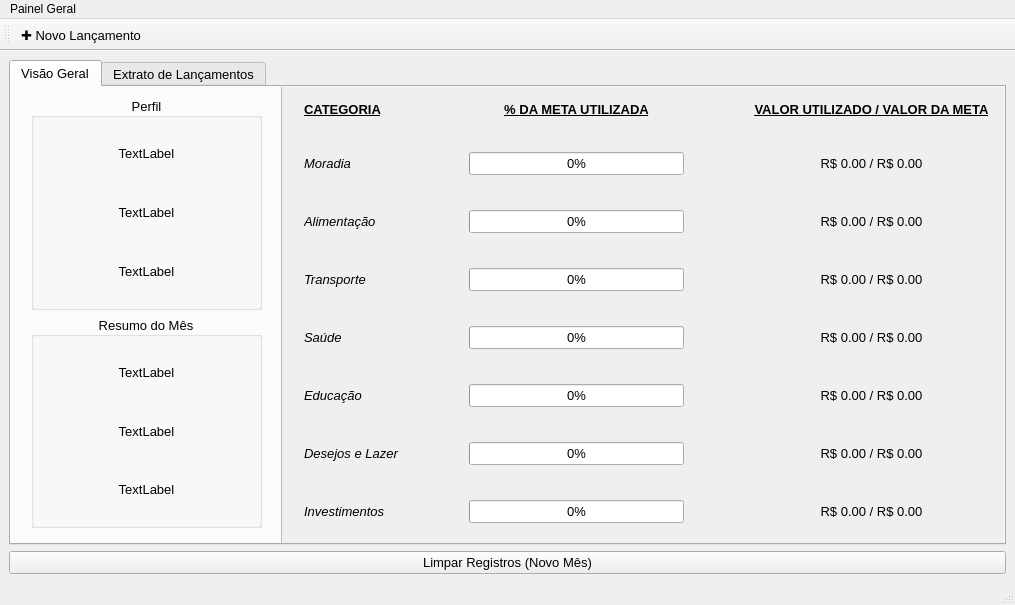
<?xml version="1.0" encoding="UTF-8"?>
<ui version="4.0">
 <class>JanelaPrincipal</class>
 <widget class="QMainWindow" name="JanelaPrincipal">
  <property name="geometry">
   <rect>
    <x>0</x>
    <y>0</y>
    <width>1015</width>
    <height>605</height>
   </rect>
  </property>
  <property name="windowTitle">
   <string>Sistema de Controle Financeiro</string>
  </property>
  <widget class="QWidget" name="centralwidget">
   <layout class="QVBoxLayout" name="verticalLayout_2">
    <item>
     <widget class="QTabWidget" name="tabWidget_principal">
      <property name="font">
       <font>
        <pointsize>10</pointsize>
       </font>
      </property>
      <property name="currentIndex">
       <number>0</number>
      </property>
      <widget class="QWidget" name="tab">
       <attribute name="title">
        <string>Visão Geral</string>
       </attribute>
       <widget class="QScrollArea" name="scrollArea_metas">
        <property name="geometry">
         <rect>
          <x>270</x>
          <y>-20</y>
          <width>731</width>
          <height>491</height>
         </rect>
        </property>
        <property name="verticalScrollBarPolicy">
         <enum>Qt::ScrollBarAlwaysOff</enum>
        </property>
        <property name="horizontalScrollBarPolicy">
         <enum>Qt::ScrollBarAlwaysOff</enum>
        </property>
        <property name="widgetResizable">
         <bool>true</bool>
        </property>
        <widget class="QWidget" name="scrollAreaWidgetContents_4">
         <property name="geometry">
          <rect>
           <x>0</x>
           <y>0</y>
           <width>729</width>
           <height>527</height>
          </rect>
         </property>
         <layout class="QHBoxLayout" name="horizontalLayout">
          <item>
           <spacer name="horizontalSpacer">
            <property name="orientation">
             <enum>Qt::Horizontal</enum>
            </property>
            <property name="sizeType">
             <enum>QSizePolicy::Minimum</enum>
            </property>
            <property name="sizeHint" stdset="0">
             <size>
              <width>13</width>
              <height>20</height>
             </size>
            </property>
           </spacer>
          </item>
          <item>
           <layout class="QGridLayout" name="grid_layout_metas_5" columnstretch="0,0,0">
            <property name="horizontalSpacing">
             <number>70</number>
            </property>
            <property name="verticalSpacing">
             <number>35</number>
            </property>
            <item row="3" column="2">
             <widget class="QLabel" name="label_valor_alimentacao_3">
              <property name="font">
               <font>
                <pointsize>10</pointsize>
               </font>
              </property>
              <property name="text">
               <string>R$ 0.00 / R$ 0.00</string>
              </property>
              <property name="alignment">
               <set>Qt::AlignCenter</set>
              </property>
             </widget>
            </item>
            <item row="1" column="1">
             <widget class="QLabel" name="label_33">
              <property name="font">
               <font>
                <pointsize>10</pointsize>
                <bold>true</bold>
                <underline>true</underline>
               </font>
              </property>
              <property name="text">
               <string>% DA META UTILIZADA</string>
              </property>
              <property name="alignment">
               <set>Qt::AlignCenter</set>
              </property>
             </widget>
            </item>
            <item row="8" column="1">
             <widget class="QProgressBar" name="progress_sobra_3">
              <property name="font">
               <font>
                <pointsize>10</pointsize>
               </font>
              </property>
              <property name="value">
               <number>0</number>
              </property>
              <property name="alignment">
               <set>Qt::AlignCenter</set>
              </property>
             </widget>
            </item>
            <item row="1" column="0">
             <widget class="QLabel" name="label_32">
              <property name="font">
               <font>
                <pointsize>10</pointsize>
                <bold>true</bold>
                <underline>true</underline>
               </font>
              </property>
              <property name="text">
               <string>CATEGORIA</string>
              </property>
              <property name="alignment">
               <set>Qt::AlignLeading|Qt::AlignLeft|Qt::AlignVCenter</set>
              </property>
             </widget>
            </item>
            <item row="9" column="1">
             <spacer name="verticalSpacer_3">
              <property name="orientation">
               <enum>Qt::Vertical</enum>
              </property>
              <property name="sizeHint" stdset="0">
               <size>
                <width>20</width>
                <height>40</height>
               </size>
              </property>
             </spacer>
            </item>
            <item row="5" column="2">
             <widget class="QLabel" name="label_valor_saude_3">
              <property name="font">
               <font>
                <pointsize>10</pointsize>
               </font>
              </property>
              <property name="text">
               <string>R$ 0.00 / R$ 0.00</string>
              </property>
              <property name="alignment">
               <set>Qt::AlignCenter</set>
              </property>
             </widget>
            </item>
            <item row="5" column="1">
             <widget class="QProgressBar" name="progress_saude_3">
              <property name="font">
               <font>
                <pointsize>10</pointsize>
               </font>
              </property>
              <property name="value">
               <number>0</number>
              </property>
              <property name="alignment">
               <set>Qt::AlignCenter</set>
              </property>
             </widget>
            </item>
            <item row="5" column="0">
             <widget class="QLabel" name="label_25">
              <property name="font">
               <font>
                <pointsize>10</pointsize>
                <italic>true</italic>
               </font>
              </property>
              <property name="text">
               <string>Saúde</string>
              </property>
              <property name="alignment">
               <set>Qt::AlignLeading|Qt::AlignLeft|Qt::AlignVCenter</set>
              </property>
             </widget>
            </item>
            <item row="2" column="0">
             <widget class="QLabel" name="label_28">
              <property name="font">
               <font>
                <pointsize>10</pointsize>
                <italic>true</italic>
               </font>
              </property>
              <property name="text">
               <string>Moradia</string>
              </property>
              <property name="alignment">
               <set>Qt::AlignLeading|Qt::AlignLeft|Qt::AlignVCenter</set>
              </property>
             </widget>
            </item>
            <item row="4" column="1">
             <widget class="QProgressBar" name="progress_transporte_3">
              <property name="font">
               <font>
                <pointsize>10</pointsize>
               </font>
              </property>
              <property name="value">
               <number>0</number>
              </property>
              <property name="alignment">
               <set>Qt::AlignCenter</set>
              </property>
             </widget>
            </item>
            <item row="3" column="0">
             <widget class="QLabel" name="label_27">
              <property name="font">
               <font>
                <pointsize>10</pointsize>
                <italic>true</italic>
               </font>
              </property>
              <property name="text">
               <string>Alimentação</string>
              </property>
              <property name="alignment">
               <set>Qt::AlignLeading|Qt::AlignLeft|Qt::AlignVCenter</set>
              </property>
             </widget>
            </item>
            <item row="6" column="2">
             <widget class="QLabel" name="label_valor_educacao_3">
              <property name="font">
               <font>
                <pointsize>10</pointsize>
               </font>
              </property>
              <property name="text">
               <string>R$ 0.00 / R$ 0.00</string>
              </property>
              <property name="alignment">
               <set>Qt::AlignCenter</set>
              </property>
             </widget>
            </item>
            <item row="7" column="1">
             <widget class="QProgressBar" name="progress_desejos_3">
              <property name="font">
               <font>
                <pointsize>10</pointsize>
               </font>
              </property>
              <property name="value">
               <number>0</number>
              </property>
              <property name="alignment">
               <set>Qt::AlignCenter</set>
              </property>
             </widget>
            </item>
            <item row="8" column="0">
             <widget class="QLabel" name="label_29">
              <property name="font">
               <font>
                <pointsize>10</pointsize>
                <italic>true</italic>
               </font>
              </property>
              <property name="text">
               <string>Investimentos</string>
              </property>
              <property name="alignment">
               <set>Qt::AlignLeading|Qt::AlignLeft|Qt::AlignVCenter</set>
              </property>
             </widget>
            </item>
            <item row="2" column="1">
             <widget class="QProgressBar" name="progress_moradia_3">
              <property name="font">
               <font>
                <pointsize>10</pointsize>
               </font>
              </property>
              <property name="value">
               <number>0</number>
              </property>
              <property name="alignment">
               <set>Qt::AlignCenter</set>
              </property>
             </widget>
            </item>
            <item row="2" column="2">
             <widget class="QLabel" name="label_valor_moradia_3">
              <property name="font">
               <font>
                <pointsize>10</pointsize>
               </font>
              </property>
              <property name="text">
               <string>R$ 0.00 / R$ 0.00</string>
              </property>
              <property name="alignment">
               <set>Qt::AlignCenter</set>
              </property>
             </widget>
            </item>
            <item row="8" column="2">
             <widget class="QLabel" name="label_valor_sobra_3">
              <property name="font">
               <font>
                <pointsize>10</pointsize>
               </font>
              </property>
              <property name="text">
               <string>R$ 0.00 / R$ 0.00</string>
              </property>
              <property name="alignment">
               <set>Qt::AlignCenter</set>
              </property>
             </widget>
            </item>
            <item row="7" column="0">
             <widget class="QLabel" name="label_31">
              <property name="font">
               <font>
                <pointsize>10</pointsize>
                <italic>true</italic>
               </font>
              </property>
              <property name="text">
               <string>Desejos e Lazer</string>
              </property>
              <property name="alignment">
               <set>Qt::AlignLeading|Qt::AlignLeft|Qt::AlignVCenter</set>
              </property>
             </widget>
            </item>
            <item row="3" column="1">
             <widget class="QProgressBar" name="progress_alimentacao_3">
              <property name="font">
               <font>
                <pointsize>10</pointsize>
               </font>
              </property>
              <property name="value">
               <number>0</number>
              </property>
              <property name="alignment">
               <set>Qt::AlignCenter</set>
              </property>
             </widget>
            </item>
            <item row="1" column="2" alignment="Qt::AlignLeft|Qt::AlignVCenter">
             <widget class="QLabel" name="label_34">
              <property name="font">
               <font>
                <pointsize>10</pointsize>
                <bold>true</bold>
                <underline>true</underline>
               </font>
              </property>
              <property name="layoutDirection">
               <enum>Qt::LeftToRight</enum>
              </property>
              <property name="text">
               <string>VALOR UTILIZADO / VALOR DA META</string>
              </property>
              <property name="alignment">
               <set>Qt::AlignCenter</set>
              </property>
             </widget>
            </item>
            <item row="6" column="0">
             <widget class="QLabel" name="label_30">
              <property name="font">
               <font>
                <pointsize>10</pointsize>
                <italic>true</italic>
               </font>
              </property>
              <property name="text">
               <string>Educação</string>
              </property>
              <property name="alignment">
               <set>Qt::AlignLeading|Qt::AlignLeft|Qt::AlignVCenter</set>
              </property>
             </widget>
            </item>
            <item row="4" column="0">
             <widget class="QLabel" name="label_26">
              <property name="font">
               <font>
                <pointsize>10</pointsize>
                <italic>true</italic>
               </font>
              </property>
              <property name="text">
               <string>Transporte</string>
              </property>
              <property name="alignment">
               <set>Qt::AlignLeading|Qt::AlignLeft|Qt::AlignVCenter</set>
              </property>
             </widget>
            </item>
            <item row="6" column="1">
             <widget class="QProgressBar" name="progress_educacao_3">
              <property name="font">
               <font>
                <pointsize>10</pointsize>
               </font>
              </property>
              <property name="value">
               <number>0</number>
              </property>
              <property name="alignment">
               <set>Qt::AlignCenter</set>
              </property>
             </widget>
            </item>
            <item row="4" column="2">
             <widget class="QLabel" name="label_valor_transporte_3">
              <property name="font">
               <font>
                <pointsize>10</pointsize>
               </font>
              </property>
              <property name="text">
               <string>R$ 0.00 / R$ 0.00</string>
              </property>
              <property name="alignment">
               <set>Qt::AlignCenter</set>
              </property>
             </widget>
            </item>
            <item row="0" column="1">
             <spacer name="verticalSpacer">
              <property name="orientation">
               <enum>Qt::Vertical</enum>
              </property>
              <property name="sizeHint" stdset="0">
               <size>
                <width>20</width>
                <height>40</height>
               </size>
              </property>
             </spacer>
            </item>
            <item row="7" column="2">
             <widget class="QLabel" name="label_valor_desejos_3">
              <property name="font">
               <font>
                <pointsize>10</pointsize>
               </font>
              </property>
              <property name="text">
               <string>R$ 0.00 / R$ 0.00</string>
              </property>
              <property name="alignment">
               <set>Qt::AlignCenter</set>
              </property>
             </widget>
            </item>
           </layout>
          </item>
          <item>
           <spacer name="horizontalSpacer_2">
            <property name="orientation">
             <enum>Qt::Horizontal</enum>
            </property>
            <property name="sizeType">
             <enum>QSizePolicy::Minimum</enum>
            </property>
            <property name="sizeHint" stdset="0">
             <size>
              <width>13</width>
              <height>20</height>
             </size>
            </property>
           </spacer>
          </item>
         </layout>
        </widget>
       </widget>
       <widget class="QWidget" name="layoutWidget">
        <property name="geometry">
         <rect>
          <x>20</x>
          <y>10</y>
          <width>231</width>
          <height>431</height>
         </rect>
        </property>
        <layout class="QVBoxLayout" name="verticalLayout_5">
         <item>
          <widget class="QGroupBox" name="groupBox_2">
           <property name="title">
            <string>Perfil</string>
           </property>
           <property name="alignment">
            <set>Qt::AlignCenter</set>
           </property>
           <layout class="QVBoxLayout" name="verticalLayout_4">
            <item>
             <widget class="QLabel" name="label_perfil_nome">
              <property name="text">
               <string>TextLabel</string>
              </property>
              <property name="alignment">
               <set>Qt::AlignCenter</set>
              </property>
             </widget>
            </item>
            <item>
             <widget class="QLabel" name="label_perfil_idade">
              <property name="text">
               <string>TextLabel</string>
              </property>
              <property name="alignment">
               <set>Qt::AlignCenter</set>
              </property>
             </widget>
            </item>
            <item>
             <widget class="QLabel" name="label_perfil_estrategia">
              <property name="text">
               <string>TextLabel</string>
              </property>
              <property name="alignment">
               <set>Qt::AlignCenter</set>
              </property>
             </widget>
            </item>
           </layout>
          </widget>
         </item>
         <item>
          <widget class="QGroupBox" name="groupBox">
           <property name="font">
            <font>
             <pointsize>10</pointsize>
            </font>
           </property>
           <property name="title">
            <string>Resumo do Mês</string>
           </property>
           <property name="alignment">
            <set>Qt::AlignCenter</set>
           </property>
           <layout class="QVBoxLayout" name="verticalLayout">
            <item>
             <widget class="QLabel" name="label_resumo_renda">
              <property name="text">
               <string>TextLabel</string>
              </property>
              <property name="alignment">
               <set>Qt::AlignCenter</set>
              </property>
             </widget>
            </item>
            <item>
             <widget class="QLabel" name="label_resumo_gasto">
              <property name="text">
               <string>TextLabel</string>
              </property>
              <property name="alignment">
               <set>Qt::AlignCenter</set>
              </property>
             </widget>
            </item>
            <item>
             <widget class="QLabel" name="label_resumo_sobra">
              <property name="text">
               <string>TextLabel</string>
              </property>
              <property name="alignment">
               <set>Qt::AlignCenter</set>
              </property>
             </widget>
            </item>
           </layout>
          </widget>
         </item>
        </layout>
       </widget>
      </widget>
      <widget class="QWidget" name="tab_2">
       <attribute name="title">
        <string>Extrato de Lançamentos</string>
       </attribute>
       <layout class="QVBoxLayout" name="verticalLayout_3">
        <item>
         <widget class="QTableWidget" name="tabela_despesas">
          <property name="editTriggers">
           <set>QAbstractItemView::NoEditTriggers</set>
          </property>
          <property name="selectionBehavior">
           <enum>QAbstractItemView::SelectItems</enum>
          </property>
          <property name="columnCount">
           <number>4</number>
          </property>
          <attribute name="horizontalHeaderCascadingSectionResizes">
           <bool>false</bool>
          </attribute>
          <attribute name="horizontalHeaderMinimumSectionSize">
           <number>45</number>
          </attribute>
          <attribute name="horizontalHeaderDefaultSectionSize">
           <number>250</number>
          </attribute>
          <attribute name="horizontalHeaderStretchLastSection">
           <bool>false</bool>
          </attribute>
          <column>
           <property name="text">
            <string>DATA</string>
           </property>
           <property name="font">
            <font>
             <pointsize>10</pointsize>
            </font>
           </property>
          </column>
          <column>
           <property name="text">
            <string>DESCRIÇÃO</string>
           </property>
          </column>
          <column>
           <property name="text">
            <string>CATEGORIA</string>
           </property>
          </column>
          <column>
           <property name="text">
            <string>VALOR (R$)</string>
           </property>
          </column>
         </widget>
        </item>
        <item>
         <widget class="QLabel" name="label_total_despesas">
          <property name="font">
           <font>
            <pointsize>10</pointsize>
            <bold>true</bold>
           </font>
          </property>
          <property name="text">
           <string>TextLabel</string>
          </property>
          <property name="alignment">
           <set>Qt::AlignCenter</set>
          </property>
         </widget>
        </item>
       </layout>
      </widget>
     </widget>
    </item>
    <item>
     <widget class="QPushButton" name="btn_limpar_despesas">
      <property name="font">
       <font>
        <pointsize>10</pointsize>
       </font>
      </property>
      <property name="text">
       <string>Limpar Registros (Novo Mês)</string>
      </property>
     </widget>
    </item>
   </layout>
  </widget>
  <widget class="QMenuBar" name="menubar">
   <property name="geometry">
    <rect>
     <x>0</x>
     <y>0</y>
     <width>1015</width>
     <height>21</height>
    </rect>
   </property>
   <widget class="QMenu" name="menuPainel_Geral">
    <property name="font">
     <font>
      <pointsize>10</pointsize>
     </font>
    </property>
    <property name="title">
     <string>Painel Geral</string>
    </property>
   </widget>
   <addaction name="menuPainel_Geral"/>
  </widget>
  <widget class="QStatusBar" name="statusbar"/>
  <widget class="QToolBar" name="toolBar">
   <property name="font">
    <font>
     <pointsize>10</pointsize>
    </font>
   </property>
   <property name="windowTitle">
    <string>toolBar</string>
   </property>
   <attribute name="toolBarArea">
    <enum>TopToolBarArea</enum>
   </attribute>
   <attribute name="toolBarBreak">
    <bool>false</bool>
   </attribute>
   <addaction name="actionNova_Despesa"/>
  </widget>
  <action name="actionFazer_Logout">
   <property name="text">
    <string>Fazer Logout</string>
   </property>
   <property name="font">
    <font>
     <pointsize>10</pointsize>
    </font>
   </property>
  </action>
  <action name="actionSair">
   <property name="text">
    <string>Salvar e Finalizar Sistema</string>
   </property>
   <property name="font">
    <font>
     <pointsize>10</pointsize>
    </font>
   </property>
  </action>
  <action name="actionMudar_Estrat_gia">
   <property name="text">
    <string>Mudar Estratégia</string>
   </property>
   <property name="font">
    <font>
     <pointsize>10</pointsize>
    </font>
   </property>
  </action>
  <action name="actionNova_Despesa">
   <property name="text">
    <string>✚ Novo Lançamento</string>
   </property>
   <property name="font">
    <font>
     <pointsize>10</pointsize>
    </font>
   </property>
   <property name="menuRole">
    <enum>QAction::NoRole</enum>
   </property>
  </action>
 </widget>
 <resources/>
 <connections/>
</ui>
